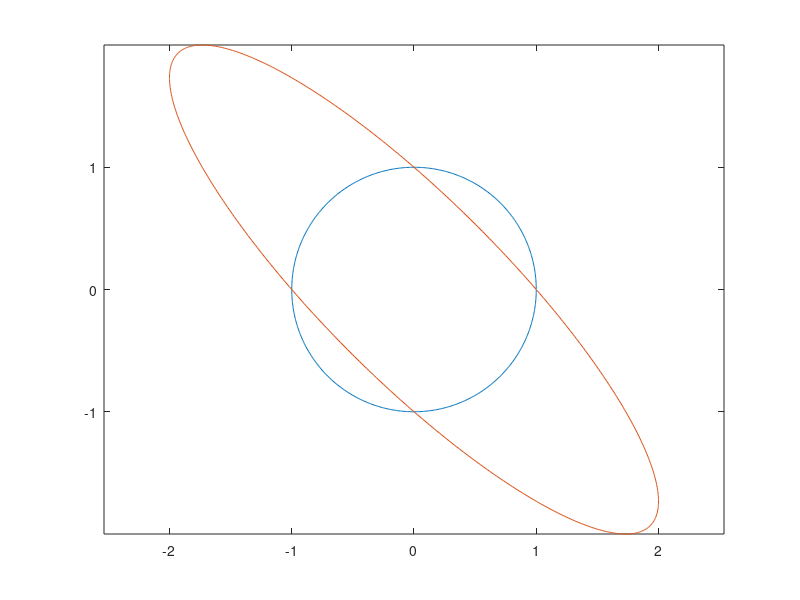

Reproduce this figure in MATLAB.
f = 0:0.01:2*pi;
R = 1;

x = R*cos(f);
y = R*sin(f);

alpha = -60 * pi / 180;

x2 = x + y*tan(alpha);
y2 = y/cos(alpha);

plot(x, y, x2, y2);
axis equal;
    